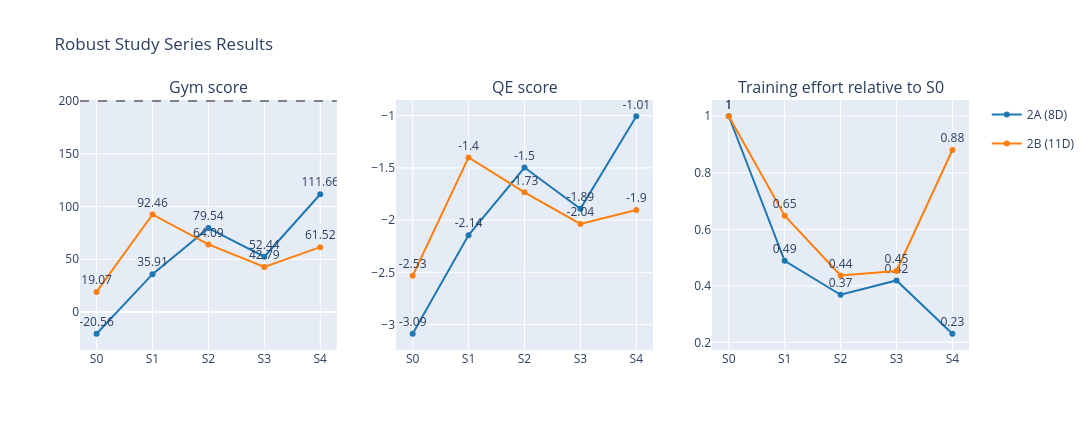

Notebook cell for this chart:
### Markdown cell above
## 1. Study Series

Robust results after each Study. This is the mission-level comparison and includes the additional robustness seeds.

### Code cell
fig = make_subplots(
    rows=1, cols=3,
    subplot_titles=("Gym score", "QE score", "Training effort relative to S0"),
)
colors = {"2A (8D)": "#1f77b4", "2B (11D)": "#ff7f0e"}
for series, group in studies.groupby("series", sort=False):
    group = group.sort_values("study_index")
    for column, col in [("gym_score", 1), ("qe_score", 2), ("training_effort", 3)]:
        fig.add_trace(
            go.Scatter(
                x=group["study"],
                y=group[column],
                mode="lines+markers+text",
                text=group[column].round(2),
                textposition="top center",
                name=series,
                legendgroup=series,
                showlegend=col == 1,
                line=dict(color=colors[series]),
            ),
            row=1, col=col,
        )
fig.add_hline(y=200, line_dash="dash", line_color="gray", row=1, col=1)
fig.update_layout(height=430, width=1200, title="Robust Study Series Results")
fig.show()

### Figure 1 — Plotly figure (JSON) as saved in the notebook; plotly's stock layout.template omitted (floating-point values rounded to 4 significant figures)
{"data": [{"legendgroup": "2A (8D)", "line": {"color": "#1f77b4"}, "mode": "lines+markers+text", "name": "2A (8D)", "showlegend": true, "text": [-20.56, 35.91, 79.54, 52.44, 111.7], "textposition": "top center", "type": "scatter", "x": ["S0", "S1", "S2", "S3", "S4"], "xaxis": "x", "y": [-20.56, 35.91, 79.54, 52.44, 111.7], "yaxis": "y"}, {"legendgroup": "2A (8D)", "line": {"color": "#1f77b4"}, "mode": "lines+markers+text", "name": "2A (8D)", "showlegend": false, "text": [-3.09, -2.14, -1.5, -1.89, -1.01], "textposition": "top center", "type": "scatter", "x": ["S0", "S1", "S2", "S3", "S4"], "xaxis": "x2", "y": [-3.088, -2.144, -1.497, -1.892, -1.006], "yaxis": "y2"}, {"legendgroup": "2A (8D)", "line": {"color": "#1f77b4"}, "mode": "lines+markers+text", "name": "2A (8D)", "showlegend": false, "text": [1.0, 0.49, 0.37, 0.42, 0.23], "textposition": "top center", "type": "scatter", "x": ["S0", "S1", "S2", "S3", "S4"], "xaxis": "x3", "y": [1.0, 0.4885, 0.3683, 0.4191, 0.2304], "yaxis": "y3"}, {"legendgroup": "2B (11D)", "line": {"color": "#ff7f0e"}, "mode": "lines+markers+text", "name": "2B (11D)", "showlegend": true, "text": [19.07, 92.46, 64.09, 42.79, 61.52], "textposition": "top center", "type": "scatter", "x": ["S0", "S1", "S2", "S3", "S4"], "xaxis": "x", "y": [19.07, 92.46, 64.09, 42.79, 61.52], "yaxis": "y"}, {"legendgroup": "2B (11D)", "line": {"color": "#ff7f0e"}, "mode": "lines+markers+text", "name": "2B (11D)", "showlegend": false, "text": [-2.53, -1.4, -1.73, -2.04, -1.9], "textposition": "top center", "type": "scatter", "x": ["S0", "S1", "S2", "S3", "S4"], "xaxis": "x2", "y": [-2.533, -1.4, -1.734, -2.037, -1.903], "yaxis": "y2"}, {"legendgroup": "2B (11D)", "line": {"color": "#ff7f0e"}, "mode": "lines+markers+text", "name": "2B (11D)", "showlegend": false, "text": [1.0, 0.65, 0.44, 0.45, 0.88], "textposition": "top center", "type": "scatter", "x": ["S0", "S1", "S2", "S3", "S4"], "xaxis": "x3", "y": [1.0, 0.6482, 0.4364, 0.4524, 0.8805], "yaxis": "y3"}], "layout": {"annotations": [{"font": {"size": 16}, "showarrow": false, "text": "Gym score", "x": 0.1444, "xanchor": "center", "xref": "paper", "y": 1, "yanchor": "bottom", "yref": "paper"}, {"font": {"size": 16}, "showarrow": false, "text": "QE score", "x": 0.5, "xanchor": "center", "xref": "paper", "y": 1, "yanchor": "bottom", "yref": "paper"}, {"font": {"size": 16}, "showarrow": false, "text": "Training effort relative to S0", "x": 0.8556, "xanchor": "center", "xref": "paper", "y": 1, "yanchor": "bottom", "yref": "paper"}], "height": 430, "shapes": [{"line": {"color": "gray", "dash": "dash"}, "type": "line", "x0": 0, "x1": 1, "xref": "x domain", "y0": 200, "y1": 200, "yref": "y"}], "title": {"text": "Robust Study Series Results"}, "width": 1200, "xaxis": {"anchor": "y", "domain": [0, 0.2889]}, "xaxis2": {"anchor": "y2", "domain": [0.3556, 0.6444]}, "xaxis3": {"anchor": "y3", "domain": [0.7111, 1]}, "yaxis": {"anchor": "x", "domain": [0, 1]}, "yaxis2": {"anchor": "x2", "domain": [0, 1]}, "yaxis3": {"anchor": "x3", "domain": [0, 1]}}}
